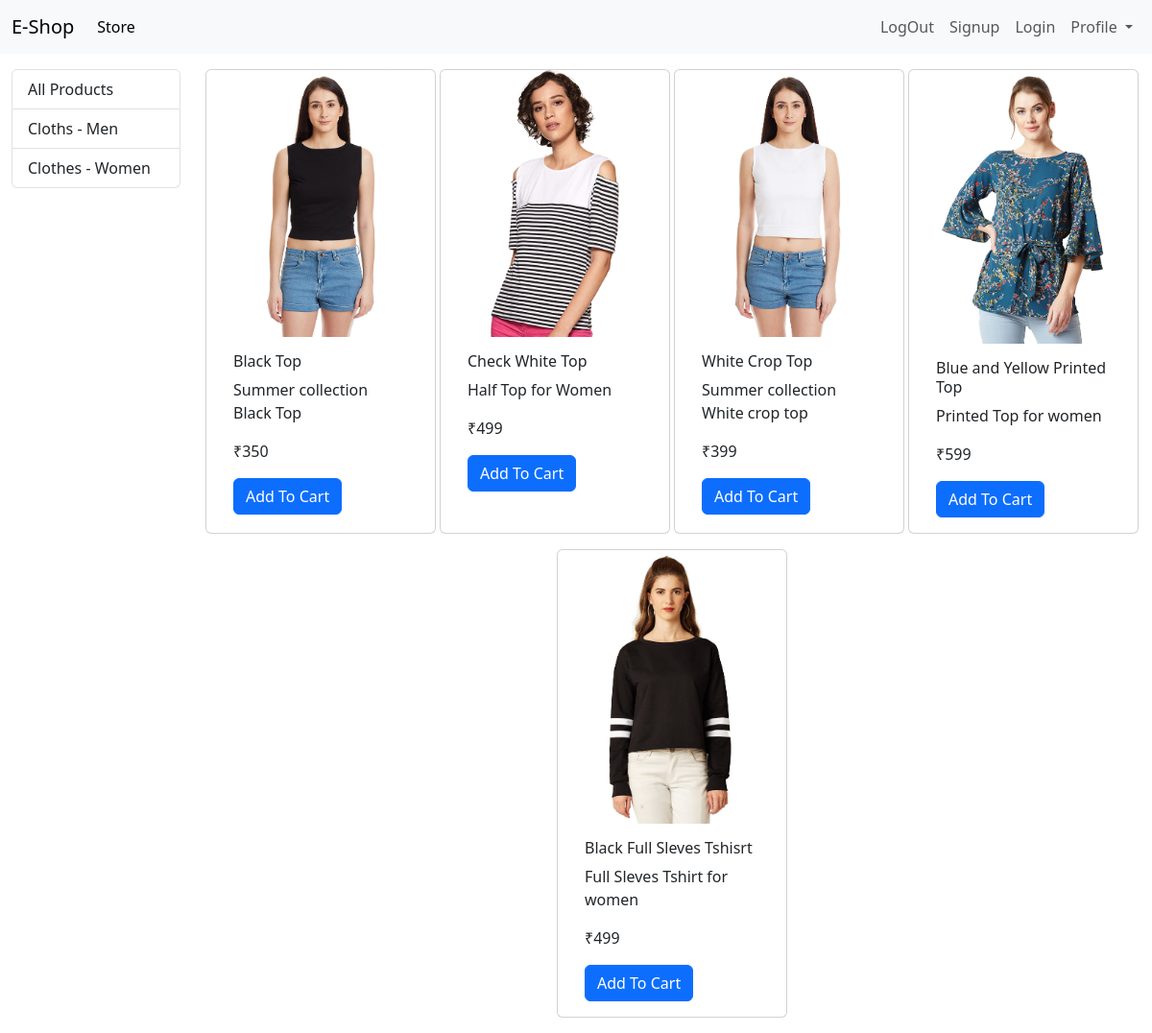
The app's page /?category=2 with its own data.
### store/models/category.py (models this page shows, shortened)
class Category(models.Model):
    name=models.CharField(max_length=20)
    @staticmethod
    def get_all_categories():
        return Category.objects.all()

### store/models/product.py (models this page shows, shortened)
class Product(models.Model):
    product_name = models.CharField(max_length=50)
    product_price = models.IntegerField(default=0)
    category = models.ForeignKey(Category,on_delete=models.CASCADE,default=1)
    product_image = models.ImageField(upload_to='Uploads/products/')
    product_description = models.CharField(max_length=200,default='',null=True,blank=True)
    @staticmethod
    def get_all_product_by_categoryid(category_id):
        if category_id:
            return Product.objects.filter(category=category_id)
        else:
            return Product.get_all_products()

### store/views.py (the view)
# urls.py: path('',index,name='homepage'),
def index(request):
    products=None
    categories=Category.get_all_categories()
    categoryId=request.GET.get('category')
    if categoryId:
        products=Product.get_all_product_by_categoryid(categoryId)
    else:
        products=Product.get_all_products()
    data={}
    data['products']=products
    data['categories']=categories
    return render(request,'index.html',data)

### store/templates/index.html
 {% extends 'base.html' %}
  {%block content%}
  <div class='container-fluid mt-3'>
    <div class='row'>
      <div class="col-lg-2 mx-auto">
        <div class="list-group">
          <a href="/" class="list-group-item list-group-item-action">All Products</a>
          {% for category in categories %}
          <a href="/?category={{category.id}}" class="list-group-item list-group-item-action">{{category.name}}</a>
          {% endfor %}
        </div>
      </div>
      <div id='products' class='col-lg-10 mx-auto'>
        <div class="row mx-auto">
          {% for prod in products %}
          <div class="card mx-auto mb-3" style="width: 15rem">
            <img
              src="{{prod.product_image.url}}"
              class="card-img-top"
              alt="..."
            />
            <div class="card-body">
              <h6 class="card-title">{{prod.product_name}}</h6>
              <p class="card-text">{{prod.product_description}}</p>
              <p>₹{{prod.product_price}}</p>
              <a href="#" class="btn btn-primary">Add To Cart</a>
            </div>
          </div>
          {% endfor %}
        </div>
      </div>
    </div>
  </div>
  {%endblock%}

### records on screen
Category: name "Cloths - Men"
Category: name "Clothes - Women"
Product: product_image (picture), product_name "Black Top", product_description "Summer collection Black Top", product_price "350"
Product: product_image (picture), product_name "Check White Top", product_description "Half Top for Women", product_price "499"
Product: product_image (picture), product_name "White Crop Top", product_description "Summer collection White crop top", product_price "399"
Product: product_image (picture), product_name "Blue and Yellow Printed Top", product_description "Printed Top for women", product_price "599"
Product: product_image (picture), product_name "Black Full Sleves Tshisrt", product_description "Full Sleves Tshirt for women", product_price "499"
